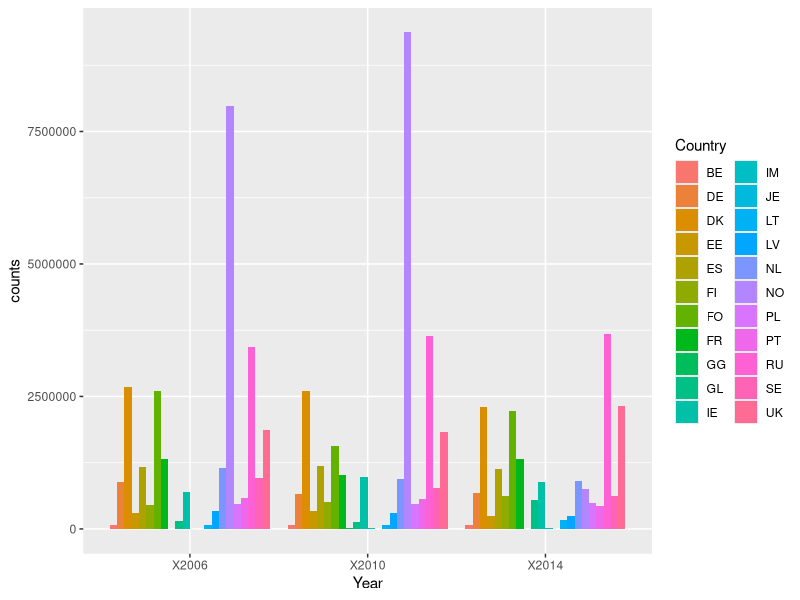
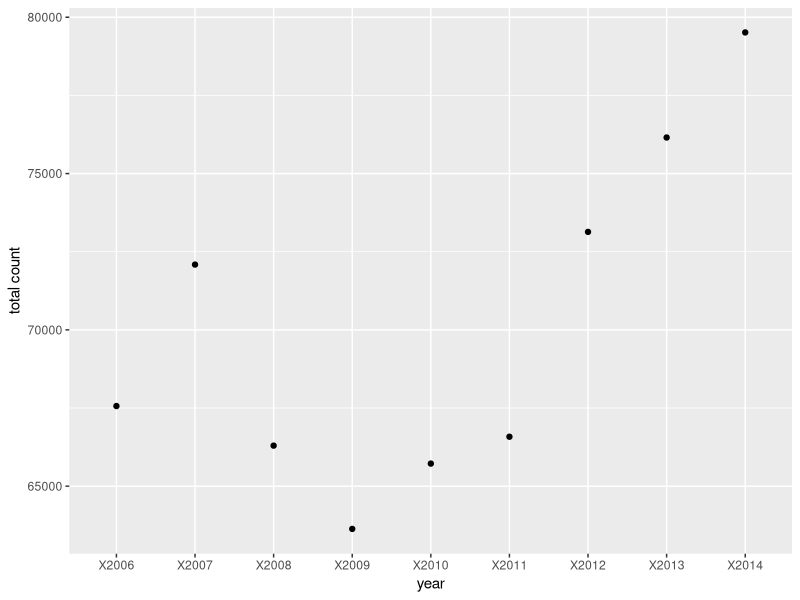
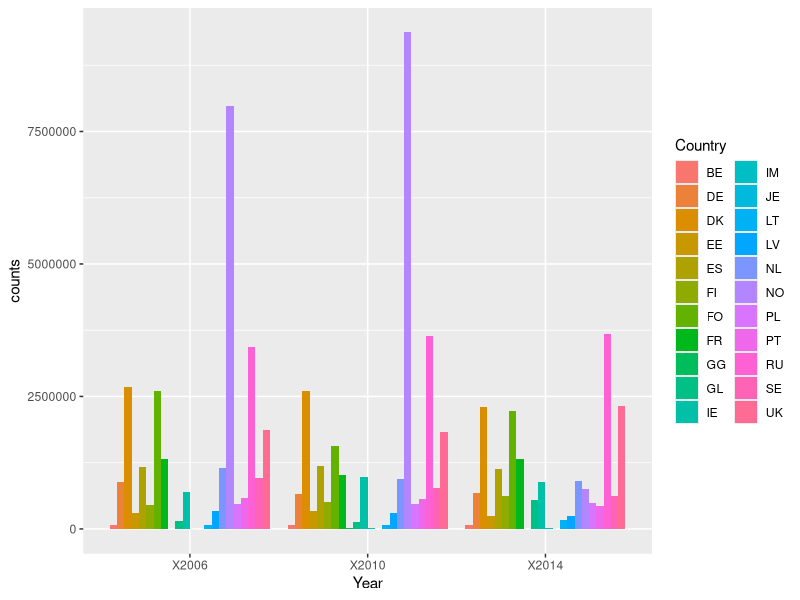
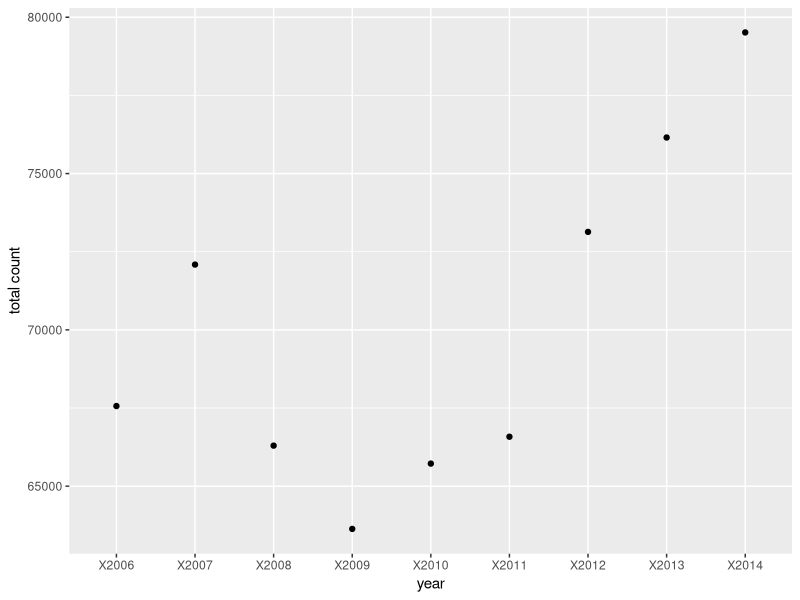

Recreate these plots in R, in order.
## ---- chunk 1
library(dplyr)
library(ggplot2)
library(tidyverse)
## ---- chunk 2
all_data<-read.csv("Raw_Data/fish_catches.csv")
head(all_data)
## ---- chunk 3
data_long<-all_data %>%
  gather(year, fish_counts,X2014:X2013:X2012:X2011:X2010:X2009:X2008:X2007:X2006)

## ---- chunk 4
#Belgium catches
BE<-filter(all_data,Country=="BE")
sum(BE[,5])
sum(BE[,9])
sum(BE[,13])

#Germany catches
DE<-filter(all_data,Country=="DE")
sum(DE[,5])
sum(DE[,9])
sum(DE[,13])

#Denmark catches
DK<-filter(all_data,Country=="DK")
sum(DK[,5])
sum(DK[,9])
sum(DK[,13])

#Estonia catches
EE<-filter(all_data,Country=="EE")
sum(EE[,5])
sum(EE[,9])
sum(EE[,13])

#Spain catches
ES<-filter(all_data,Country=="ES")
sum(ES[,5])
sum(ES[,9])
sum(ES[,13])

#Finland catches
FI<-filter(all_data,Country=="FI")
sum(FI[,5])
sum(FI[,9])
sum(FI[,13])

#Faroe Islands catches
FO<-filter(all_data,Country=="FO")
sum(FO[,5])
sum(FO[,9])
sum(FO[,13])

#France Catches
FR<-filter(all_data,Country=="FR")
sum(FR[,5])
sum(FR[,9])
sum(FR[,13])

#UK (Chanel Island Guersney) catches
GG<-filter(all_data,Country=="GG")
sum(GG[,5])
sum(GG[,9])
sum(GG[,13])

#Greenland catches
GL<-filter(all_data,Country=="GL")
sum(GL[,5])
sum(GL[,9])
sum(GL[,13])

#Ireland catches
IE<-filter(all_data,Country=="IE")
sum(IE[,5])
sum(IE[,9])
sum(IE[,13])

#UK (Isle of Man) catches
IM<-filter(all_data,Country=="IM")
sum(IM[,5])
sum(IM[,9])
sum(IM[,13])

#UK (Channel Island Jersey) Catches
JE<-filter(all_data,Country=="JE")
sum(JE[,5])
sum(JE[,9])
sum(JE[,13])

#Lithuania catches
LT<-filter(all_data,Country=="LT")
sum(LT[,5])
sum(LT[,9])
sum(BE[,13])

#Latvia catches
LV<-filter(all_data,Country=="LV")
sum(LV[,5])
sum(LV[,9])
sum(LV[,13])

#Netherlands catches
NL<-filter(all_data,Country=="NL")
sum(NL[,5])
sum(NL[,9])
sum(NL[,13])

#Norway catches
NO<-filter(all_data,Country=="NO")
sum(NO[,5])
sum(NO[,9])
sum(NO[,13])

#Poland catches
PL<-filter(all_data,Country=="PL")
sum(PL[,5])
sum(PL[,9])
sum(PL[,13])

#Portugal catches
PT<-filter(all_data,Country=="PT")
sum(PT[,5])
sum(PT[,9])
sum(PT[,13])

#Russia catches
RU<-filter(all_data,Country=="RU")
sum(RU[,5])
sum(RU[,9])
sum(RU[,13])

#Sweden catches
SE<-filter(all_data,Country=="SE")
sum(SE[,5])
sum(SE[,9])
sum(SE[,13])

#United Kingdom catches
UK<-filter(all_data,Country=="UK")
sum(UK[,5])
sum(UK[,9])
sum(UK[,13])


## ---- chunk 5
total_catch<-read.csv("Clean_Data/Total_catch.csv")
head(total_catch)
total_catch_long<-gather(total_catch,year, counts, -Country)
head(total_catch_long)
ggplot(total_catch_long, aes(year,counts))+
  geom_bar(aes(fill=Country),stat="identity",position="dodge")+
  labs(x="Year")
ggsave("Figures/Country_Catches_Histogram.jpg")

## ---- chunk 6
fish_catch<-read.csv("Clean_Data/BelgiumCatch.csv")
head(fish_catch)
## ---- chunk 7
BEdata<- fish_catch %>%
  gather(year, count, X2014:X2013:X2012:X2011:X2010:X2009:X2008:X2007:X2006)
BEdataframe<-data.frame(BEdata)
head(BEdataframe)
BE_catch<-BEdata%>%
  select(year,count)
head(BE_catch)
new_BE<-BE_catch%>%
  group_by(year)%>%
  summarize(x=sum(count))
new_BE
## ---- chunk 8
ggplot(new_BE)+
  geom_point(aes(year,x))+
  labs(y="total count")
ggsave("Figures/Belgium_Catches_per_Year_scatter.jpg")
